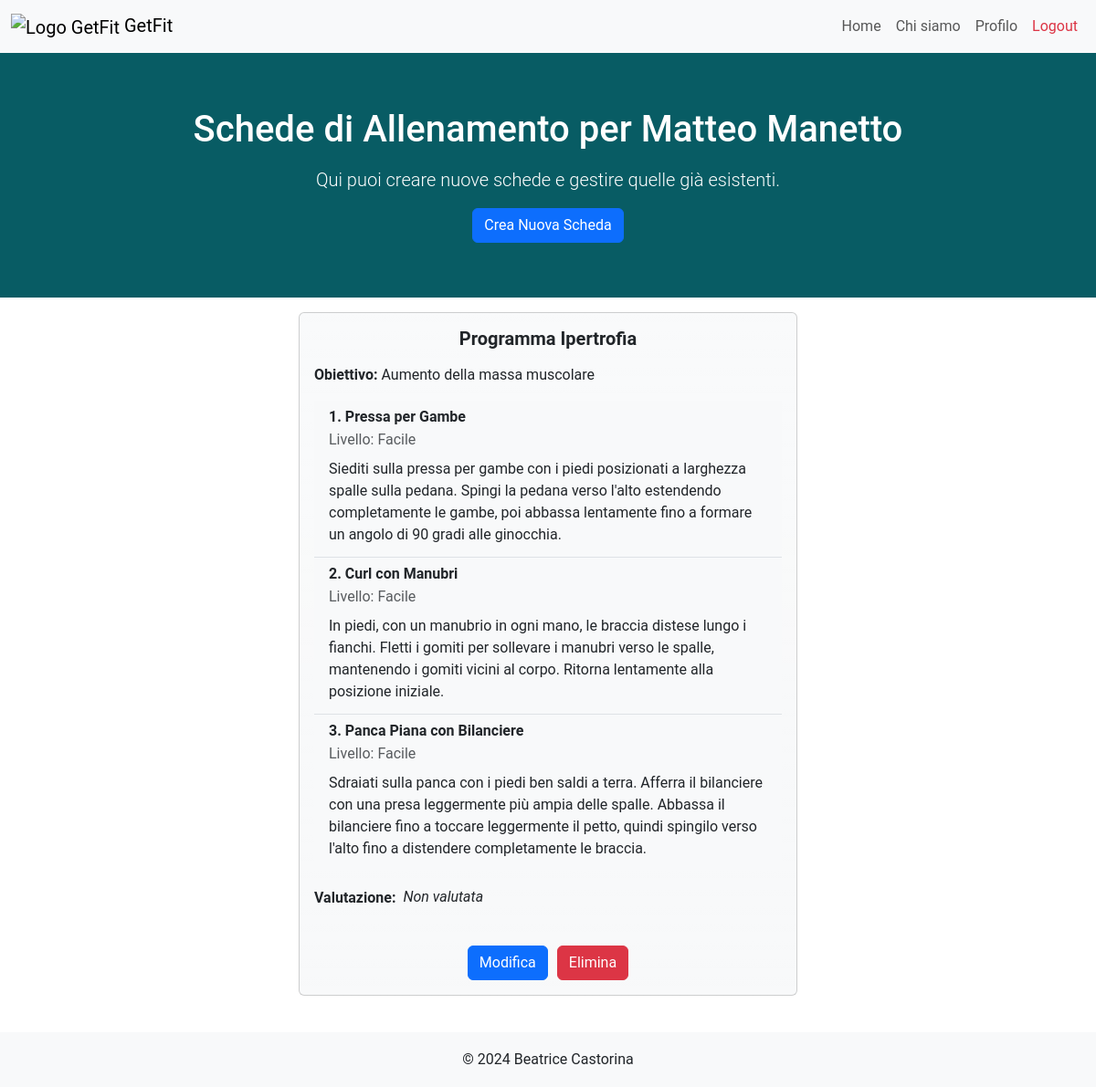
The app's page /schede?client_id=7 (signed in) with its own data.
### tables this page shows
CREATE TABLE "Schede" (
	"client_id"	INTEGER NOT NULL,
	"pt_id"	INTEGER NOT NULL,
	"id_scheda"	INTEGER,
	"rating"	INTEGER,
	"titolo"	TEXT NOT NULL,
	"obiettivo"	TEXT NOT NULL,
	PRIMARY KEY("id_scheda" AUTOINCREMENT),
	FOREIGN KEY("client_id") REFERENCES "Clients"("client_id"),
	FOREIGN KEY("pt_id") REFERENCES "PersonalTrainers"("pt_id")
);

CREATE TABLE "Allenamenti" (
	"id_allenamento"	INTEGER,
	"pt_id"	INTEGER NOT NULL,
	"titolo"	TEXT NOT NULL,
	"descrizione"	TEXT NOT NULL,
	"livello"	TEXT NOT NULL,
	"visibile"	INTEGER NOT NULL,
	"data_creazione"	TEXT NOT NULL,
	PRIMARY KEY("id_allenamento" AUTOINCREMENT),
	FOREIGN KEY("pt_id") REFERENCES "PersonalTrainers"("pt_id")
);

### app.py (the view)
@app.route("/schede")
def schede():
  email = utenti_dao.get_email(request)
  user, type = utenti_dao.get_user_by_email(email)
  if type == 0: # A pt is logged
    client_id = request.args.get("client_id")
    name = utenti_dao.get_full_name(client_id, 'client')
  else: # A client is logged
    client_id = user['client_id']
    name = utenti_dao.get_full_name(user['pt_id'],'pt')
  schede = schede_dao.get_schede_by_client_id(client_id)
  schede_ids = [scheda['id_scheda'] for scheda in schede]
  allenamenti_by_id_scheda = {}
  for id_scheda in schede_ids:
    workout_ids = schede_dao.get_allenamenti_ids_by_id_scheda(id_scheda)
    ids = [obj['id_allenamento'] for obj in workout_ids]
    allenamenti_obj_by_id_scheda=[allenamenti_dao.get_allenamento(id) for id in ids]
    allenamenti_by_id_scheda[id_scheda] = allenamenti_obj_by_id_scheda
  return render_template("schede.html",client_id=client_id,schede=schede,allenamenti=allenamenti_by_id_scheda,name=name)

### allenamenti_dao.py (called while the page is built)
def get_allenamento(id_allenamento):
	query = 'SELECT * FROM Allenamenti WHERE id_allenamento=?'
	connection = sqlite3.connect('db/personal.db')
	connection.row_factory = sqlite3.Row
	cursor = connection.cursor()
	cursor.execute(query,(id_allenamento,))
	allenamento = cursor.fetchone()
	cursor.close()
	connection.close()
	return allenamento

### app.py (called while the page is built)
@login_manager.user_loader
def load_user(user_email):
  user_db, type = utenti_dao.get_user_by_email(user_email)
  if type == 0:
    user = PersonalTrainer(nome=user_db['nome'], cognome=user_db['cognome'], genere=user_db['genere'], pt_id=user_db['pt_id'], rating=user_db['rating'], numOfRatings=user_db['numOfRatings'], email=user_db['email'], password=user_db['password'])
  else:
    user = Client(nome=user_db['nome'], cognome=user_db['cognome'], genere=user_db['genere'], client_id=user_db['client_id'], pt_id=user_db['pt_id'], email=user_db['email'], password=user_db['password'])
  return user

### schede_dao.py (called while the page is built)
def get_schede_by_client_id(client_id):
	query = 'SELECT * FROM Schede WHERE client_id = ?'
	connection = sqlite3.connect('db/personal.db')
	connection.row_factory = sqlite3.Row
	cursor = connection.cursor()
	cursor.execute(query,(client_id,))
	schede = cursor.fetchall()
	cursor.close()
	connection.close()
	return schede

def get_allenamenti_ids_by_id_scheda(id_scheda):
	query = 'SELECT id_allenamento FROM CompostaDa WHERE id_scheda=?'
	connection = sqlite3.connect('db/personal.db')
	connection.row_factory = sqlite3.Row
	cursor = connection.cursor()
	cursor.execute(query,(id_scheda,))
	workout_ids = cursor.fetchall()
	cursor.close()
	connection.close()
	return workout_ids

### utenti_dao.py (called while the page is built)
def get_email(request):
	try:
		return request.cookies.get('remember_token').split('|')[0]
	except Exception as e:
		return None

def get_full_name(id, type='client'):
	query1 = 'SELECT nome, cognome FROM Clients WHERE client_id=?'
	query2 = 'SELECT nome, cognome FROM PersonalTrainers WHERE pt_id=?'
	connection = sqlite3.connect('db/personal.db')
	connection.row_factory = sqlite3.Row
	cursor = connection.cursor()
	if type == 'client':
		cursor.execute(query1,(id,))
	else:
		cursor.execute(query2,(id,))
	full_name = cursor.fetchone()
	cursor.close()
	connection.close()
	return full_name['nome'] + ' ' + full_name['cognome']

### templates/schede.html (shortened to what this page needs)
{% extends "base.html" %}
{% block style %} {{url_for('static', filename='css/schede_styles.css')}} {% endblock %}
{% block content %}
	{% if current_user.__class__.__name__ == "PersonalTrainer" %}
		<section class="hero-section">
			<div class="container">
				<h1 class="mb-3">Schede di Allenamento per {{name}}</h1>
				<p class="lead">Qui puoi creare nuove schede e gestire quelle già esistenti.</p>
				<form action="/create_scheda" method="get">
					<button type="submit" class="btn btn-primary">Crea Nuova Scheda</button>
				</form>
			</div>
		</section>
	{% endif %}
	<ul class="list-group" id="lista">
    <section class="workout-plans-section py-3">
			<div class="container">
				{% for scheda in schede %}
				<div class="row">
					<div class="col-lg-6 col-md-8 mx-auto">
						<div class="card mb-4">
							<div class="card-body">
								<h5 class="card-title text-center mb-3"><strong>{{scheda.titolo}}</strong></h5>
								<p class="card-text"><strong>Obiettivo:</strong> {{scheda.obiettivo}}</p>
								<ul class="list-group list-group-flush">
									{% for workout in allenamenti[scheda.id_scheda]%}
										<li class="list-group-item">
											 <h6 class="card-title"><strong>{{loop.index}}. {{workout.titolo}}</strong></h6>
											<p class="card-subtitle mb-2 text-body-secondary">Livello: {{workout.livello}}</p>
											<p class="card-text mb-1">{{workout.descrizione}}</p>
										</li>
									{% endfor %}
								</ul>
								{% if current_user.__class__.__name__ == "Client" %}
									<form action="/update_rating" method="post">
										<fieldset class="btn-group-action pt-3">
											<span class="star-cb-group">
												<input type="radio" id="rating-5-{{loop.index}}" name="rating" value="5" required {% if scheda.rating ==5 %}checked{% endif %}/>
												<label for="rating-5-{{loop.index}}">5</label>
												<input type="radio" id="rating-4-{{loop.index}}" name="rating" value="4" {% if scheda.rating ==4 %}checked{% endif %}/>
												<label for="rating-4-{{loop.index}}">4</label>
												<input type="radio" id="rating-3-{{loop.index}}" name="rating" value="3" {% if scheda.rating ==3 %}checked{% endif %}/>
												<label for="rating-3-{{loop.index}}">3</label>
												<input type="radio" id="rating-2-{{loop.index}}" name="rating" value="2" {% if scheda.rating ==2 %}checked{% endif %}/>
												<label for="rating-2-{{loop.index}}">2</label>
												<input type="radio" id="rating-1-{{loop.index}}" name="rating" value="1" {% if scheda.rating ==1 %}checked{% endif %}/>
												<label for="rating-1-{{loop.index}}">1</label>
											</span>
											<input type="hidden" id="id_scheda" name="id_scheda" value="{{scheda.id_scheda}}"/>
											<input type="hidden" id="oldRating" name="oldRating" value="{{scheda.rating}}"/>
											<button type="submit" class="btn btn-primary">Lascia un Voto</button>
										</fieldset>
									</form>
								{% else %}
								<div class="d-flex align-items-center">
									<p id="p-rating"><strong>Valutazione:</strong></p>
									{% if scheda.rating is not none %}
										<div class="rating">
											{{show_star(scheda.rating,0.5)}}
											{{show_star(scheda.rating,1.5)}}
											{{show_star(scheda.rating,2.5)}}
											{{show_star(scheda.rating,3.5)}}
											{{show_star(scheda.rating,4.5)}}
										</div>
									{% else %}
										<em>Non valutata</em>
									{% endif %}
								</div>
									<br>
									<div class="btn-group-action">
										<a href="/modify_scheda/{{scheda.id_scheda}}" class="btn btn-primary">Modifica</a>
										<form action="/delete_scheda" method="post" class="d-inline">
											<button type="submit" class="btn btn-danger">Elimina</button>
										</form>
									</div>
								{% endif %}
							</div>
						</div>
					</div>
				</div>
				{% endfor %}
			</div>
		</section>
	</ul>
{% endblock %}

### static/css/base_styles.css (style rules this page uses)
html, body { font-family: 'Roboto', sans-serif; height: 100%; margin: 0; }
.hero-section { background-color: #085c64; color: white; padding: 60px 0; text-align: center; }
.card { transition: transform 0.3s; background-color: #f8f9fa; background-image: var(--bs-gradient); }

### static/css/schede_styles.css (style rules this page uses)
#p-rating { margin-top: 1.1rem; margin-right: .5rem; }
.btn-group-action { display: flex; justify-content: center; gap: 10px; }
.list-group-item { background-color: #f8f9fa; }

### records on screen
Schede: titolo "Programma Ipertrofia", obiettivo "Aumento della massa muscolare"
Allenamenti: titolo "Pressa per Gambe", livello "Facile", descrizione "Siediti sulla pressa per gambe con i piedi posizionati a larghezza spalle sulla pedana. Spingi la pedana verso l'alto estendendo completamente le gambe, poi abbassa lentamente fino a formare un angolo di 90 gradi alle ginocchia."
Allenamenti: titolo "Curl con Manubri", livello "Facile", descrizione "In piedi, con un manubrio in ogni mano, le braccia distese lungo i fianchi. Fletti i gomiti per sollevare i manubri verso le spalle, mantenendo i gomiti vicini al corpo. Ritorna lentamente alla posizione iniziale."
Allenamenti: titolo "Panca Piana con Bilanciere", livello "Facile", descrizione "Sdraiati sulla panca con i piedi ben saldi a terra. Afferra il bilanciere con una presa leggermente più ampia delle spalle. Abbassa il bilanciere fino a toccare leggermente il petto, quindi spingilo verso l'alto fino a distendere completamente le braccia."

### other values on screen
{{ name }} "Matteo Manetto"
